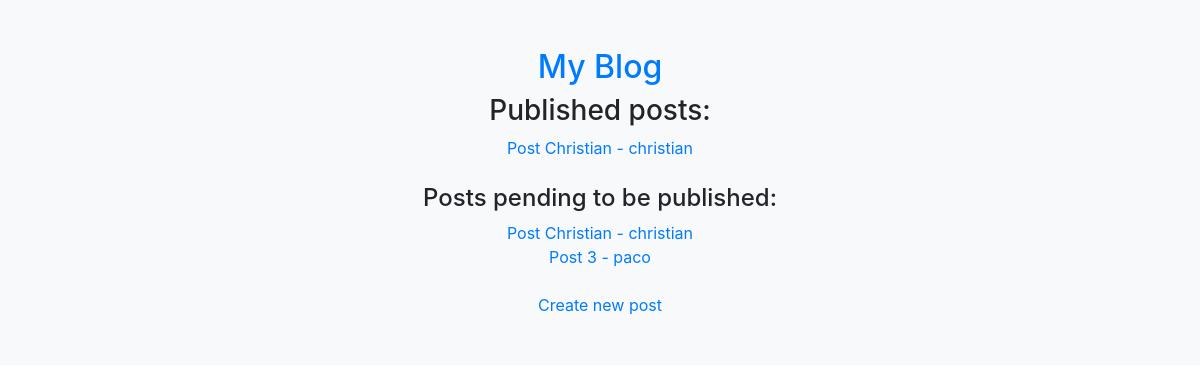
The app's page /, older data.
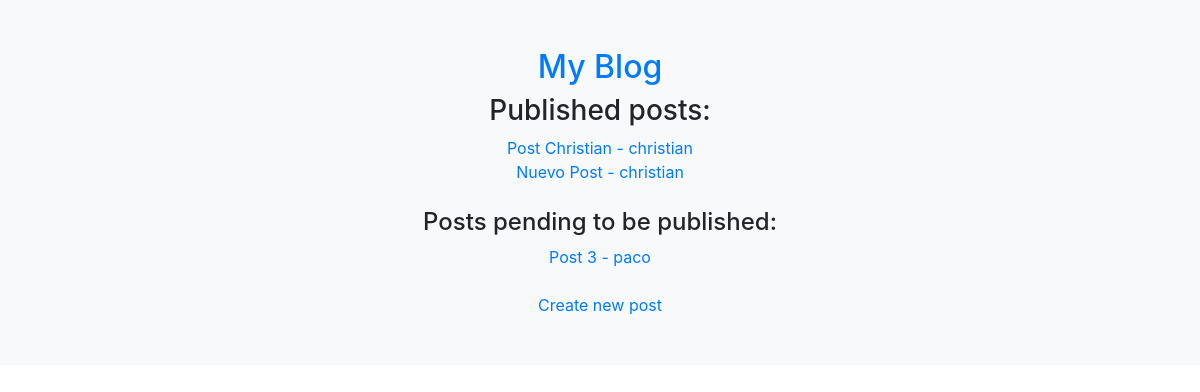
The same page, newer data.
### blog/models.py (models this page shows, shortened)
class Post(models.Model):
    author = models.ForeignKey('auth.User')
    title = models.CharField(max_length=200)
    text = models.TextField()
    created_date = models.DateTimeField(default=timezone.now)
    published_date = models.DateTimeField(blank=True, null=True)

### blog/views.py (the view)
# urls.py: url(r'^$', index),
def index(request):
    published_posts = Post.objects.filter(published_date__isnull=False)
    not_published_posts = Post.objects.filter(published_date__isnull=True)
    context = {'published_posts': published_posts, 'not_published_posts': not_published_posts}
    return render(request, 'blog/index.html', context)

### blog/templates/blog/index.html (shortened to what this page needs)
{% extends 'blog/base.html' %}
{% load static %}
{% block content %}
  <h3>Published posts:</h3>
  {% for post in published_posts %}
    <div class="js-post">
      <a href="/post/{{ post.id }}/" data-toggle="tooltip" data-placement="right"
         title="Published at: {{ post.published_date }}">{{ post.title }} - {{ post.author.username }}</a>
    </div>
  {% endfor %}
  <br>
  <h4>Posts pending to be published:</h4>
  {% for post in not_published_posts %}
    <div class="js-post">
      <a href="/post/{{ post.id }}/" data-toggle="tooltip" data-placement="right"
         title="Created at: {{ post.created_date }}">{{ post.title }} - {{ post.author.username }}</a>
    </div>
  {% endfor %}
  <br>
  <a href="/post/create/">Create new post</a>
{% endblock %}

### blog/templates/blog/base.html (shortened to what this page needs)
<!DOCTYPE html>
<html lang="en">
<head>
  <link rel="stylesheet" href="https://maxcdn.bootstrapcdn.com/bootstrap/4.0.0/css/bootstrap.min.css">
</head>
  <body>
    <div class="bg-light">
      <div class="container">
        <div class="py-5 text-center">
          <h2><a href="/">My Blog</a></h2>
          {% block content %}{% endblock %}
        </div>
      </div>
    </div>
  </body>
</html>

Row changes from the older to the newer data that the page shows:
removed Post: title "Post Christian", author.username "christian", shown under "Posts pending to be published:"
added Post: title "Nuevo Post", author.username "christian", shown under "Published posts:"
